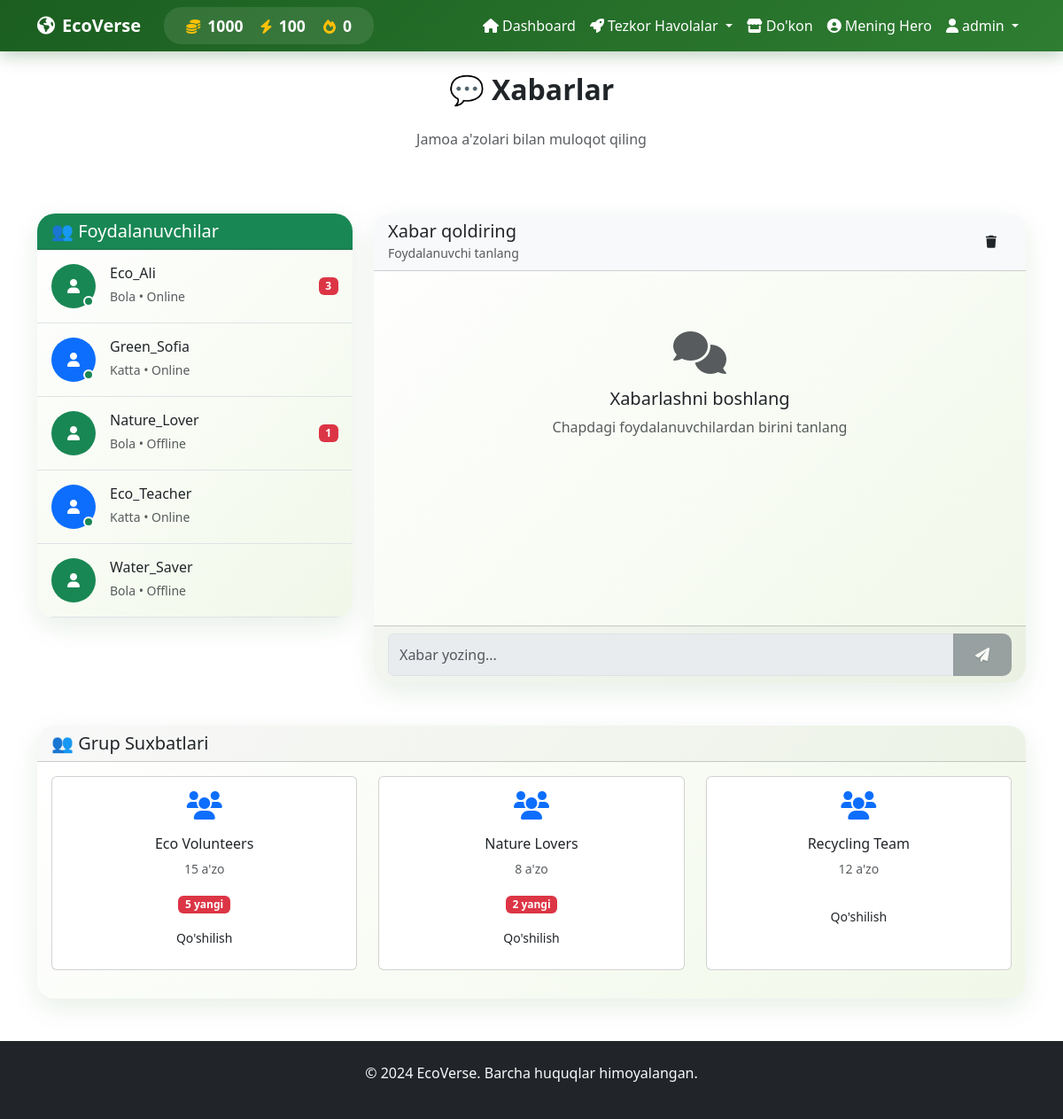
Screenshot of /messages (signed in) with the database file from the repository.
### app.py (models this page shows)
class User(UserMixin, db.Model):
    id = db.Column(db.Integer, primary_key=True)
    username = db.Column(db.String(80), unique=True, nullable=False)
    email = db.Column(db.String(120), unique=True, nullable=False)
    password_hash = db.Column(db.String(200), nullable=False)
    role = db.Column(db.String(20), nullable=False, default='child')
    coins = db.Column(db.Integer, default=0)
    energy = db.Column(db.Integer, default=100)
    streak = db.Column(db.Integer, default=0)
    last_login = db.Column(db.DateTime)
    created_at = db.Column(db.DateTime, default=datetime.utcnow)
    avatar = db.Column(db.String(200), default='default.png')
    is_admin = db.Column(db.Boolean, default=False)

### app.py (the view)
@app.route('/messages')
@login_required
def messages():
    return render_template('messages.html', user=current_user)

### app.py (called while the page is built)
@login_manager.user_loader
def load_user(user_id):
    return User.query.get(int(user_id))

### templates/messages.html (shortened to what this page needs)
{% extends "base.html" %}
{% block content %}
<div class="container mt-4">
    <div class="row mb-4">
        <div class="col-12">
            <h2 class="fw-bold text-center mb-4">💬 Xabarlar</h2>
            <p class="text-center text-muted mb-5">Jamoa a'zolari bilan muloqot qiling</p>
        </div>
    </div>
    <div class="row">
        <div class="col-md-4">
            <div class="card eco-card">
                <div class="card-header bg-success text-white">
                    <h5 class="mb-0">👥 Foydalanuvchilar</h5>
                </div>
                <div class="card-body p-0">
                    <div class="user-list">
                        {% for user in [
                            {"name": "Eco_Ali", "role": "child", "online": true, "unread": 3},
                            {"name": "Green_Sofia", "role": "adult", "online": true, "unread": 0},
                            {"name": "Nature_Lover", "role": "child", "online": false, "unread": 1},
                            {"name": "Eco_Teacher", "role": "adult", "online": true, "unread": 0},
                            {"name": "Water_Saver", "role": "child", "online": false, "unread": 0}
                        ] %}
                        <div class="user-item d-flex align-items-center p-3 border-bottom chat-user"
                             data-user="{{ user.name }}">
                            <div class="user-avatar me-3 position-relative">
                                <div class="avatar-circle bg-{% if user.role == 'adult' %}primary{% else %}success{% endif %}">
                                    <i class="fas fa-user text-white"></i>
                                </div>
                                {% if user.online %}
                                <span class="online-dot bg-success"></span>
                                {% endif %}
                            </div>
                            <div class="user-info flex-grow-1">
                                <h6 class="mb-1">{{ user.name }}</h6>
                                <small class="text-muted">
                                    {% if user.role == 'adult' %}Katta{% else %}Bola{% endif %}
                                    {% if user.online %}• Online{% else %}• Offline{% endif %}
                                </small>
                            </div>
                            {% if user.unread > 0 %}
                            <span class="badge bg-danger">{{ user.unread }}</span>
                            {% endif %}
                        </div>
                        {% endfor %}
                    </div>
                </div>
            </div>
        </div>
        <div class="col-md-8">
            <div class="card eco-card h-100">
                <div class="card-header d-flex justify-content-between align-items-center bg-light">
                    <div class="chat-header-info">
                        <h5 class="mb-0" id="currentChatUser">Xabar qoldiring</h5>
                        <small class="text-muted" id="chatUserStatus">Foydalanuvchi tanlang</small>
                    </div>
                    <div class="chat-actions">
                        <button class="btn btn-outline-eco btn-sm" id="clearChat">
                            <i class="fas fa-trash"></i>
                        </button>
                    </div>
                </div>
                <div class="card-body chat-messages" id="chatMessages">
                    <div class="welcome-message text-center py-5">
                        <i class="fas fa-comments fa-3x text-muted mb-3"></i>
                        <h5>Xabarlashni boshlang</h5>
                        <p class="text-muted">Chapdagi foydalanuvchilardan birini tanlang</p>
                    </div>
                </div>
                <div class="card-footer">
                    <div class="input-group">
                        <input type="text" class="form-control" id="messageInput" placeholder="Xabar yozing..." disabled>
                        <button class="btn btn-eco" id="sendMessage" disabled>
                            <i class="fas fa-paper-plane"></i>
                        </button>
                    </div>
                </div>
            </div>
        </div>
    </div>
    <div class="row mt-5">
        <div class="col-12">
            <div class="card eco-card">
                <div class="card-header">
                    <h5 class="mb-0">👥 Grup Suxbatlari</h5>
                </div>
                <div class="card-body">
                    <div class="row">
                        {% for group in [
                            {"name": "Eco Volunteers", "members": 15, "unread": 5},
                            {"name": "Nature Lovers", "members": 8, "unread": 2},
                            {"name": "Recycling Team", "members": 12, "unread": 0}
                        ] %}
                        <div class="col-md-4 mb-3">
                            <div class="group-card card h-100">
                                <div class="card-body text-center">
                                    <div class="group-icon mb-3">
                                        <i class="fas fa-users fa-2x text-primary"></i>
                                    </div>
                                    <h6>{{ group.name }}</h6>
                                    <p class="text-muted small">{{ group.members }} a'zo</p>
                                    {% if group.unread > 0 %}
                                    <span class="badge bg-danger">{{ group.unread }} yangi</span>
                                    {% endif %}
                                    <button class="btn btn-outline-eco btn-sm w-100 mt-2">Qo'shilish</button>
                                </div>
                            </div>
                        </div>
                        {% endfor %}
                    </div>
                </div>
            </div>
        </div>
    </div>
</div>
{% endblock %}

### templates/base.html (shortened to what this page needs)
<!DOCTYPE html>
<html lang="uz">
<head>
    <link href="https://cdn.jsdelivr.net/npm/bootstrap@5.3.0/dist/css/bootstrap.min.css" rel="stylesheet">
    <link rel="stylesheet" href="https://cdnjs.cloudflare.com/ajax/libs/font-awesome/6.0.0/css/all.min.css">
    <link rel="stylesheet" href="/static/css/eco-style.css">
    <link rel="stylesheet" href="/static/css/eco-animations.css">
</head>
<body>
    <nav class="navbar navbar-expand-lg navbar-dark navbar-eco">
        <div class="container">
            <a class="navbar-brand fw-bold" href="{{ url_for('dashboard') }}">
                <i class="fas fa-earth-americas me-2"></i>EcoVerse
            </a>
            {% if current_user.is_authenticated %}
            <div class="user-stats d-none d-md-flex">
                <div class="stat-item">
                    <i class="fas fa-coins text-warning me-1"></i>
                    <span class="stat-value text-white">{{ current_user.coins }}</span>
                </div>
                <div class="stat-item">
                    <i class="fas fa-bolt text-warning me-1"></i>
                    <span class="stat-value text-white">{{ current_user.energy }}</span>
                </div>
                <div class="stat-item">
                    <i class="fas fa-fire text-warning me-1"></i>
                    <span class="stat-value text-white">{{ current_user.streak }}</span>
                </div>
            </div>
            {% endif %}
            <div class="collapse navbar-collapse" id="navbarNav">
                <ul class="navbar-nav ms-auto">
                    {% if current_user.is_authenticated %}
                    <li class="nav-item">
                        <a class="nav-link" href="{{ url_for('dashboard') }}">
                            <i class="fas fa-home me-1"></i>Dashboard
                        </a>
                    </li>
                    <li class="nav-item dropdown">
                        <a class="nav-link dropdown-toggle" href="#" role="button" data-bs-toggle="dropdown">
                            <i class="fas fa-rocket me-1"></i>Tezkor Havolalar
                        </a>
                    </li>
                    <li class="nav-item">
                        <a class="nav-link" href="{{ url_for('shop') }}">
                            <i class="fas fa-store me-1"></i>Do'kon
                        </a>
                    </li>
                    <li class="nav-item">
                        <a class="nav-link" href="{{ url_for('hero') }}">
                            <i class="fas fa-user-circle me-1"></i>Mening Hero
                        </a>
                    </li>
                    <li class="nav-item dropdown">
                        <a class="nav-link dropdown-toggle" href="#" role="button" data-bs-toggle="dropdown">
                            <i class="fas fa-user me-1"></i>{{ current_user.username }}
                        </a>
                    </li>
                    {% endif %}
                </ul>
            </div>
        </div>
    </nav>
    <main>
        {% block content %}{% endblock %}
    </main>
    <footer class="bg-dark text-light py-4 mt-5">
        <div class="container text-center">
            <p>&copy; 2024 EcoVerse. Barcha huquqlar himoyalangan.</p>
        </div>
    </footer>
</body>
</html>

### static/css/eco-style.css (style rules this page uses)
:root { --header-green: #1B5E20; --header-green-dark: #145218; --header-green-light: #2E7D32; --button-green: #1B5E20; --button-green-hover: #145218; --button-green-light: #2E7D32; --primary-color: #1B5E20; --secondary-color: #2E7D32; --accent-color: #4CAF50; --light-green: #E8F5E8; --very-light-green: #F1F8E9; }
.btn-eco { background: linear-gradient(135deg, #1B5E20, #2E7D32) !important; color: white !important; border: none !important; border-radius: 10px; padding: 12px 25px; font-weight: 600; transition: all 0.3s ease; box-shadow: 0 4px 15px rgba(27, 94, 32, 0.4); text-shadow: 0 1px 2px rgba(0,0,0,0.3); }
.btn-sm { padding: 8px 16px !important; font-size: 0.875rem; border-radius: 8px; }
.btn:disabled { background: #6c757d !important; transform: none !important; box-shadow: none !important; cursor: not-allowed; }

### static/css/eco-animations.css (style rules this page uses)
:root { --header-green: #1B5E20; --header-green-dark: #145218; --header-green-light: #2E7D32; --primary-color: #1B5E20; --secondary-color: #2E7D32; --accent-color: #4CAF50; --light-green: #E8F5E8; --very-light-green: #F1F8E9; --leaf-green: #388E3C; --nature-brown: #8D6E63; --sun-yellow: #FFD54F; --water-blue: #4FC3F7; }
.eco-card { background: linear-gradient(135deg, #FFFFFF 0%, var(--very-light-green) 100%); border: none; border-radius: 20px; box-shadow: 0 10px 30px rgba(27, 94, 32, 0.1); transition: all 0.4s ease; position: relative; overflow: hidden; }
.eco-card::before { content: ''; position: absolute; top: 0; left: -100%; width: 100%; height: 100%; background: linear-gradient(90deg, transparent, rgba(76, 175, 80, 0.1), transparent); transition: left 0.6s; }
.navbar-eco { background: linear-gradient(135deg, var(--header-green), var(--header-green-light)) !important; animation: welcomeFloat 1s ease-out 2s both; box-shadow: 0 4px 20px rgba(27, 94, 32, 0.3) !important; }

### templates/base.html (style rules this page uses)
.navbar-eco { background: linear-gradient(135deg, #1B5E20, #2E7D32) !important; box-shadow: 0 2px 10px rgba(0, 0, 0, 0.1); }
.user-stats { background: rgba(255, 255, 255, 0.1); border-radius: 20px; padding: 8px 15px; margin: 0 10px; }
.stat-item { display: inline-block; margin: 0 10px; text-align: center; }
.stat-value { font-weight: bold; font-size: 1.1em; }
.nav-link { color: white !important; transition: all 0.3s ease; }

### templates/messages.html (style rules this page uses)
.user-item { transition: all 0.3s ease; cursor: pointer; }
.avatar-circle { width: 50px; height: 50px; border-radius: 50%; display: flex; align-items: center; justify-content: center; }
.online-dot { width: 12px; height: 12px; border-radius: 50%; border: 2px solid white; position: absolute; bottom: 2px; right: 2px; }
.chat-messages { height: 400px; overflow-y: auto; padding: 20px; }
.group-card { transition: all 0.3s ease; }

### rows the page displays
User: coins "1000", energy "100", streak "0", username "admin"

### other values shown
{{ user.name }} "Eco_Ali" "Green_Sofia" "Nature_Lover" "Eco_Teacher" "Water_Saver"
{{ user.unread }} "3" "1"
{{ group.name }} "Eco Volunteers" "Nature Lovers" "Recycling Team"
{{ group.members }} "15" "8" "12"
{{ group.unread }} "5" "2"
